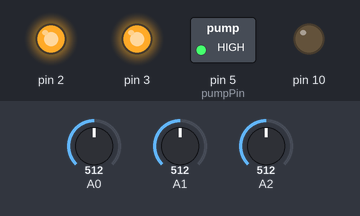
Simulated run of this sketch. Board: Arduino Uno, built with avr-gcc and run on an emulated ATmega328P. On the bench: switched loads named in the sketch (green lamp = pin HIGH), output pins drawn as LEDs (lit = HIGH). The inputs (shaded band) are chosen by the test bench; at power-on: A0 = 512, A1 = 512, A2 = 512. Storage starts empty; what the sketch prints to the serial monitor is not drawn.

Above: at 0.2 s.
Timing chart, 0 to 1.7 s (numbered marks = the images above):
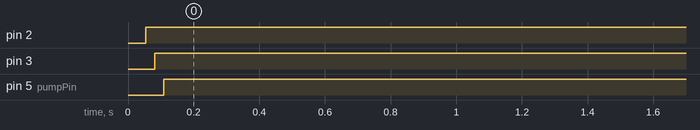

Measured:
- by itself, pin 2: LOW → HIGH at 0.05 s
- by itself, pin 3: LOW → HIGH at 0.08 s
- by itself, pin 5 (pumpPin): LOW → HIGH at 0.11 s

The sketch:

Hydroponics.ino
```cpp
#include <SD.h>
#include "pipe.h"
File dataFile;
const int numberOfPipes = 3;
int pumpPin = 5;
int pumpStat = 0;
int sensorFreq = 5000;
long int sensorLast = 0;
//create three pipe objects
long int txtNumber[6];
Pipe pipe[3];


void setup()
{

  //open serial communication, initialize SD card
  Serial.begin(9600);
  Serial.print("Initializing SD card...");
  pinMode(10, OUTPUT);
  if (!SD.begin(4)) {
    Serial.println("initialization failed!");
    return;
  }
  else
    Serial.println("initialization done.");

  //set arduino pin numbers for each pipe
    pipe[0].setPinNumbers(2, A0);
    pipe[1].setPinNumbers(3, A1);
    pipe[2].setPinNumbers(5, A2);

    pipe[0].setWaterFreq(6000);
    pipe[1].setWaterFreq(6000);
    pipe[2].setWaterFreq(6000);

    pipe[0].setWaterLength(5000);
    pipe[1].setWaterLength(5000);
    pipe[2].setWaterLength(5000);

  //initialize pins to output
  for (int i = 0; i < numberOfPipes; i++)
    pinMode(pipe[i].getPinNumber(), OUTPUT);


  dataFile = SD.open("test.txt", FILE_READ);
  if (SD.exists("test.txt")) {
    Serial.print("Opening test.txt...");
  } else {
    // if the file didn't open, print an error:
    Serial.println("error opening test.txt");
  }

    if (SD.exists("test.txt")){
     Serial.println("Succeeded in opening test.txt");
  for(int i = 0; i < 6; i++){
     char c = dataFile.read();
     long int a;
     a=c-'0';
     txtNumber[i] = a *1000;
     Serial.println(txtNumber[i]); //output the variable on the screen to verify
    }
   }
  else
  {
    Serial.println ("couldn't read file");
  }
  dataFile.close();

  for(int i = 0; i < 3; i++){
    pipe[i].setWaterFreq(txtNumber[i+i]);
    pipe[i].setWaterLength(txtNumber[i+i+1]);
  }


}

void loop()
{
  //loop checks whether it is time to water or not. If it is, it waters for the correct length.
  for (int i=0; i < numberOfPipes; i++){
    pipe[i].checkFreq();
   // Serial.println(pipe[i].getWaterFreq());
  }

  // checks to see if any pipes needs the pump to be on and turns the pump on or off accordingly
  if(pipe[0].getPumpSet() == 1 || pipe[1].getPumpSet() == 1 || pipe[2].getPumpSet() == 1){
    if(pumpStat == 0){
      Serial.print("Pump Turned On at: ");
      Serial.print(millis() / 1000);
      Serial.println(" seconds");
    }
    pumpStat = 1;
    //digitalWrite(pumpPin, HIGH);
  }
  else{
    if(pumpStat == 1){
      Serial.print("Pump Turned Off at: ");
      Serial.print(millis() / 1000);
      Serial.println(" seconds");
    }
    pumpStat = 0;
    //digitalWrite(pumpPin, LOW);
  }

  sensorCheck();
}

void sensorCheck(){

 unsigned long _currentMillis = millis();

  if(_currentMillis - sensorLast > sensorFreq){
    //save last time we collected data
    sensorLast = _currentMillis;
    int a;

      dataFile = SD.open("0hum.txt", FILE_WRITE);
      if (dataFile) {
        a = analogRead(pipe[0].getHumPin());
        dataFile.println(a);
        Serial.println(a);
        dataFile.close();
      }
      else{
        Serial.println("error opening 0hum.txt.");
      }

      dataFile = SD.open("1hum.txt", FILE_WRITE);
      if (dataFile) {
        a = analogRead(pipe[1].getHumPin());
        dataFile.println(a);
        Serial.println(a);
        dataFile.close();
      }
      else{
        Serial.println("error opening 1hum.txt.");
      }


      dataFile = SD.open("2hum.txt", FILE_WRITE);
      if (dataFile){
      a = analogRead(pipe[2].getHumPin());
      dataFile.println(a);
      Serial.println(a);
      dataFile.close();
      }
      else{
        Serial.println("error opening 3hum.txt.");
      }
  }
}
```

pipe.c
```cpp
#include "pipe.h"
#include "Arduino.h"

void Pipe::setWaterFreq(int i)
{
  waterFreq = i;
}

int Pipe::getWaterFreq()
{
  return waterFreq;
}

void Pipe::setWaterLength(int i)
{
  waterLength = i;
}

int Pipe::getWaterLength()
{
  return waterLength;
}

void Pipe::setPinNumbers(int i, char j)
{
  pinNumber = i;
  humPin = j;
}

int Pipe::getPinNumber()
{
  return pinNumber;
}

void Pipe::setTempPin(int i)
{
  tempPin = i;
}

int Pipe::getTempPin()
{
  return tempPin;
}

void Pipe::setHumPin(int i)
{
  humPin = i;
}

char Pipe::getHumPin()
{
  return humPin;
}

void Pipe::turnOn()
{
  digitalWrite(pinNumber, HIGH);
}

void Pipe::turnOff()
{
  digitalWrite(pinNumber, LOW);
}

void Pipe::checkFreq()
{
  unsigned long currentMillis = millis();

  if(currentMillis - prevFreq > waterFreq){
    //save last time we watered
    prevFreq = currentMillis;
    //turn on watering
    if (pumpSet == 0){
       Serial.print(pinNumber);
       Serial.print(" Turned On at: ");
       Serial.print(currentMillis / 1000);
       Serial.println(" seconds");
       }
    pumpSet = 1;
    turnOn();
    }

  if(currentMillis - prevFreq > waterLength){
    if(pumpSet == 1){
      Serial.print(pinNumber);
      Serial.print(" Turned Off at: ");
      Serial.print(currentMillis / 1000);
      Serial.println(" seconds");
      pumpSet = 0;
      }
    turnOff();
    }
}

int Pipe::getPumpSet()
{
  return pumpSet;
}

void Pipe::setPrevFreq(int i)
{
  prevFreq = i;
}

void Pipe::setPumpSet()
{
  pumpSet = 0;
}

Pipe Pipe::pipe()
{
 pumpSet = 0;
 prevFreq = 0;
}


    
```

pipe.h
```cpp
#ifndef PIPE_H
#define PIPE_H


class Pipe
{
  private:
    int pinNumber;
    long waterFreq;
    long prevFreq;
    long waterLength;
    long prevLength;
    int pumpSet;
    int tempPin;
    char humPin;
  public:
    Pipe pipe();
    void setPinNumbers(int i, char j);
    int getPinNumber();
    void turnOn();
    void turnOff();
    void setWaterFreq(int i);
    int getWaterFreq();
    void setWaterLength(int i);
    int getWaterLength();
    void checkFreq();
    void setPumpSet();
    int getPumpSet();
    void setTempPin(int i);
    int getTempPin();
    void setHumPin(int i);
    char getHumPin();
    //need constructor
    void setPrevFreq(int i);
};

#endif
```
